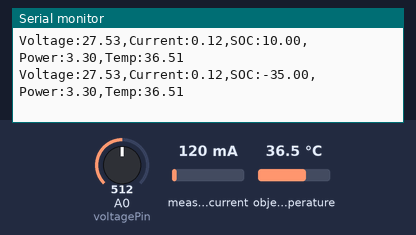
This sketch was run on a simulated Arduino Uno, built with avr-gcc and run on an emulated ATmega328P. Parts: the last lines printed to the serial monitor. The inputs (shaded band) are chosen by the test bench; at power-on: measured current 120 mA, object temperature 36.5 °C, A0 (voltagePin) = 512. The local clock reads 2024-03-15 10:24:30 at power-on unless the sketch sets it.

Above: at 1.8 s.
1.9 s: measured current set to 40 mA
At 2.8 s:
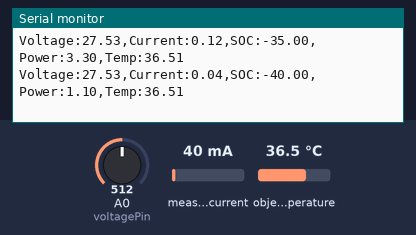
3.4 s: object temperature set to 20 °C
At 4.7 s:
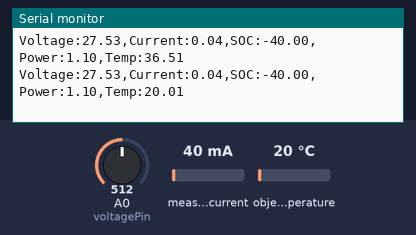
4.9 s: A0 (voltagePin) set to 716
At 6.2 s:
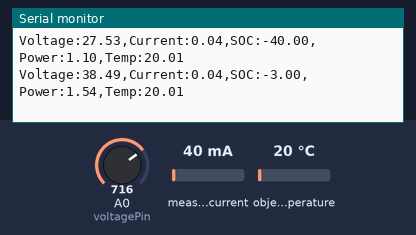
6.4 s: measured current set to 500 mA
At 7.3 s:
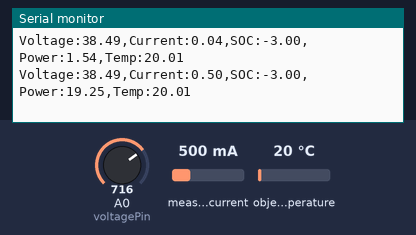
7.9 s: object temperature set to 26 °C
At 9.2 s:
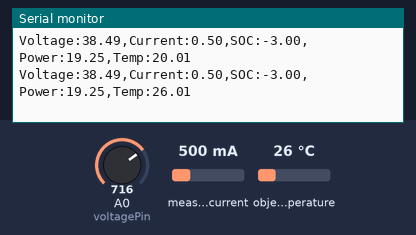
9.4 s: A0 (voltagePin) set to 900
At 10.2 s:
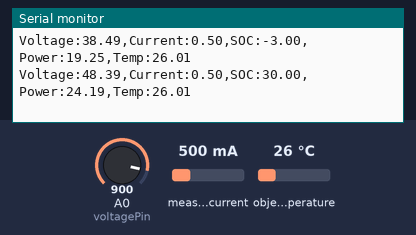
Timing chart, 0 to 11.9 s (numbered marks = the images above; inputs shaded):
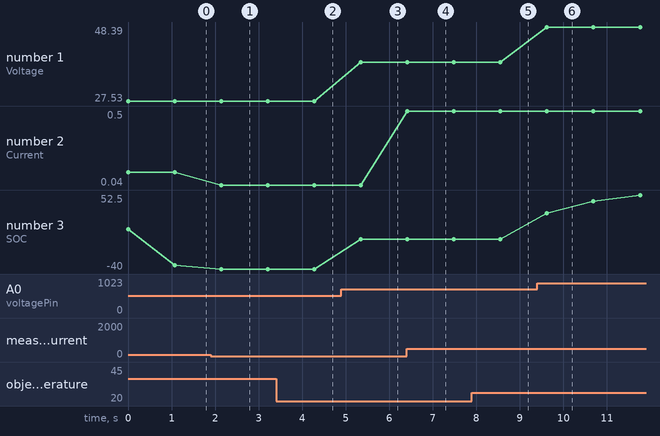

The sketch:

code.ino
```cpp
#include <Wire.h>
#include <RTClib.h>
#include <Adafruit_MLX90614.h>
#include "ACS712.h"
#include <SoftwareSerial.h>

// SoftwareSerial for communication with ESP8266
SoftwareSerial espSerial(2, 3); // RX, TX

// Constants and Pins
const float R1 = 100000.0; // Resistor R1 in ohms (for voltage divider)
const float R2 = 10000.0;  // Resistor R2 in ohms
const int voltagePin = A0; // Analog pin for voltage measurement

// Initialize ACS712 Current Sensor
ACS712 sensor(ACS712_30A, A1);

// Battery Specifications
const float maxCellVoltage = 4.2; // Max voltage per cell
const float minCellVoltage = 3.0; // Min voltage per cell
const float numCellsSeries = 13;  // Cells in series
const float batteryCapacityAh = 24.3; // Battery capacity in Ah

const float maxVoltage = maxCellVoltage * numCellsSeries; // Full charge voltage
const float minVoltage = minCellVoltage * numCellsSeries; // Discharged voltage
float currentSOC = 100.0; // Initial SOC (start fully charged)

// Time Tracking
RTC_DS3231 rtc;
DateTime chargeStartTime, dischargeStartTime;
bool isCharging = false;
bool isDischarging = false;

// Energy and Power Tracking
float totalEnergyConsumed = 0.0; // Total energy in Wh
float powerUsage = 0.0;          // Power usage in Watts

// Temperature Tracking
Adafruit_MLX90614 mlx = Adafruit_MLX90614();
float maxChargingTemp = -100.0; // Maximum temperature during charging
float maxDischargingTemp = -100.0; // Maximum temperature during discharging
float currentTemp = 0.0;

// Average Temperature Tracking
float tempSum = 0.0;    // Sum of all temperature readings
unsigned long tempCount = 0; // Number of readings
float avgTemp = 0.0;    // Average temperature

void setup() {
  Serial.begin(9600);
  espSerial.begin(9600); // Initialize ESP8266 communication
  Wire.begin();

  // Initialize RTC
  if (!rtc.begin()) {
    Serial.println("Couldn't find RTC");
    while (1);
  }
  if (rtc.lostPower()) {
    rtc.adjust(DateTime(F(__DATE__), F(__TIME__)));
  }

  // Initialize MLX90614
  if (!mlx.begin()) {
    Serial.println("Failed to initialize MLX90614");
    while (1);
  }

  // Calibrate ACS712 sensor
  sensor.calibrate();
}

void loop() {
  DateTime now = rtc.now();

  // Measure Battery Voltage
  int rawVoltage = analogRead(voltagePin);
  float batteryVoltage = (rawVoltage * 5.0 / 1023.0) * ((R1 + R2) / R2);

  // Measure Current
  float batteryCurrent = sensor.getCurrentDC();

  // Measure Temperature
  currentTemp = mlx.readObjectTempC();

  // Update Temperature Stats
  tempSum += currentTemp;
  tempCount++;
  avgTemp = tempSum / tempCount;

  if (isCharging && currentTemp > maxChargingTemp) {
    maxChargingTemp = currentTemp;
  }
  if (isDischarging && currentTemp > maxDischargingTemp) {
    maxDischargingTemp = currentTemp;
  }

  if (batteryCurrent > 0 && !isCharging) {
    isCharging = true;
    isDischarging = false;
    chargeStartTime = now;
  } else if (batteryCurrent < 0 && !isDischarging) {
    isCharging = false;
    isDischarging = true;
    dischargeStartTime = now;
  }

  powerUsage = batteryVoltage * batteryCurrent;

  static unsigned long lastMeasurementTime = 0;
  unsigned long currentTime = millis();
  if (lastMeasurementTime > 0) {
    float elapsedHours = (currentTime - lastMeasurementTime) / 3600000.0;
    float consumedAh = batteryCurrent * elapsedHours;
    currentSOC -= (consumedAh / batteryCapacityAh) * 100.0;
    if (currentSOC < 0) currentSOC = 0.0;
    if (currentSOC > 100) currentSOC = 100.0;
  }
  lastMeasurementTime = currentTime;

  totalEnergyConsumed += powerUsage * (currentTime - lastMeasurementTime) / 3600000.0;

  float voltageSOC = map(batteryVoltage, minVoltage, maxVoltage, 0, 100);
  currentSOC = (currentSOC + voltageSOC) / 2;

  // Create data string
  String data = "Voltage:" + String(batteryVoltage, 2) + "," +
                "Current:" + String(batteryCurrent, 2) + "," +
                "SOC:" + String(currentSOC, 2) + "," +
                "Power:" + String(powerUsage, 2) + "," +
                "Temp:" + String(currentTemp, 2);

  // Send data to Serial Monitor and ESP8266
  Serial.println(data);
  espSerial.println(data);

  delay(1000);
}
```

Measured:
- after the input at 1.9 s, the serial monitor: prints a new line after 0.24 s (image 1)
- after the input at 3.4 s, the serial monitor: prints a new line after 0.88 s (image 2)
- after the input at 4.9 s, the serial monitor: prints a new line after 0.45 s (image 3)
- after the input at 6.4 s, the serial monitor: prints a new line at once (image 4)
- after the input at 7.9 s, the serial monitor: prints a new line after 0.66 s (image 5)
- after the input at 9.4 s, the serial monitor: prints a new line after 0.22 s (image 6)
- plotted number 1: 27.53 → 38.49 after the input at 4.9 s, 38.49 → 48.39 after the input at 9.4 s
- plotted number 2: 0.12 → 0.04 after the input at 1.9 s, 0.04 → 0.5 after the input at 6.4 s
